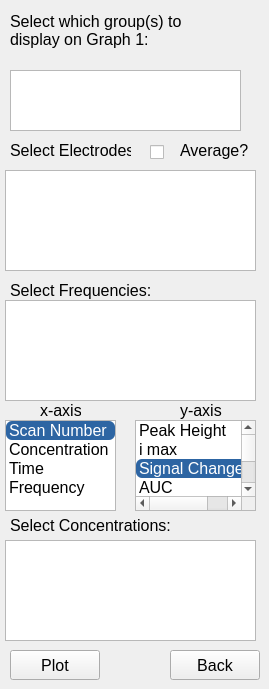
     <widget class="QWidget" name="graph_1">
      <attribute name="title">
       <string>Graph 1</string>
      </attribute>
      <widget class="QLabel" name="label">
       <property name="geometry">
        <rect>
         <x>10</x>
         <y>10</y>
         <width>211</width>
         <height>41</height>
        </rect>
       </property>
       <property name="font">
        <font>
         <pointsize>12</pointsize>
        </font>
       </property>
       <property name="text">
        <string>Select which group(s) to display on Graph 1:</string>
       </property>
       <property name="wordWrap">
        <bool>true</bool>
       </property>
      </widget>
      <widget class="QListWidget" name="graph1_groups_list">
       <property name="geometry">
        <rect>
         <x>10</x>
         <y>70</y>
         <width>231</width>
         <height>61</height>
        </rect>
       </property>
       <property name="font">
        <font>
         <pointsize>12</pointsize>
        </font>
       </property>
       <property name="styleSheet">
        <string notr="true">QListWidget {
    outline: none; /* Removes dotted rectangle focus border */
}
QListWidget::item:selected {
    background-color: rgb(45, 101, 163);
    color: white;
	border-radius: 6px;
}</string>
       </property>
      </widget>
      <widget class="QLabel" name="label_13">
       <property name="geometry">
        <rect>
         <x>10</x>
         <y>140</y>
         <width>121</width>
         <height>21</height>
        </rect>
       </property>
       <property name="font">
        <font>
         <pointsize>12</pointsize>
        </font>
       </property>
       <property name="text">
        <string>Select Electrodes:</string>
       </property>
      </widget>
      <widget class="QCheckBox" name="graph1_average">
       <property name="geometry">
        <rect>
         <x>150</x>
         <y>142</y>
         <width>21</width>
         <height>21</height>
        </rect>
       </property>
       <property name="font">
        <font>
         <pointsize>12</pointsize>
        </font>
       </property>
       <property name="styleSheet">
        <string notr="true">QCheckBox {
    outline: none;
}
QCheckBox::indicator:checked {
    background-color: rgb(45, 101, 163);   /* fill color of checkbox when checked */
	border-radius: 6px;
}</string>
       </property>
       <property name="text">
        <string/>
       </property>
      </widget>
      <widget class="QLabel" name="label_5">
       <property name="geometry">
        <rect>
         <x>180</x>
         <y>140</y>
         <width>71</width>
         <height>21</height>
        </rect>
       </property>
       <property name="font">
        <font>
         <pointsize>12</pointsize>
        </font>
       </property>
       <property name="text">
        <string>Average?</string>
       </property>
       <property name="wordWrap">
        <bool>true</bool>
       </property>
      </widget>
      <widget class="QTableView" name="graph1_electrodes_table">
       <property name="geometry">
        <rect>
         <x>5</x>
         <y>170</y>
         <width>251</width>
         <height>101</height>
        </rect>
       </property>
       <property name="font">
        <font>
         <pointsize>12</pointsize>
        </font>
       </property>
       <property name="styleSheet">
        <string notr="true">QTableView {
    outline: none; /* Removes dotted rectangle focus border */
}
QTableView::item:selected {
    background-color: rgb(45, 101, 163);
    color: white;
	border-radius: 6px;
}</string>
       </property>
       <attribute name="horizontalHeaderVisible">
        <bool>true</bool>
       </attribute>
       <attribute name="verticalHeaderVisible">
        <bool>true</bool>
       </attribute>
      </widget>
      <widget class="QLabel" name="label_17">
       <property name="geometry">
        <rect>
         <x>10</x>
         <y>280</y>
         <width>141</width>
         <height>21</height>
        </rect>
       </property>
       <property name="font">
        <font>
         <pointsize>12</pointsize>
        </font>
       </property>
       <property name="text">
        <string>Select Frequencies:</string>
       </property>
      </widget>
      <widget class="QTableView" name="graph1_freq_table">
       <property name="geometry">
        <rect>
         <x>5</x>
         <y>300</y>
         <width>251</width>
         <height>101</height>
        </rect>
       </property>
       <property name="font">
        <font>
         <pointsize>12</pointsize>
        </font>
       </property>
       <property name="styleSheet">
        <string notr="true">QTableView {
    outline: none; /* Removes dotted rectangle focus border */
}
QTableView::item:selected {
    background-color: rgb(45, 101, 163);
    color: white;
	border-radius: 6px;
}</string>
       </property>
      </widget>
      <widget class="QLabel" name="label_29">
       <property name="geometry">
        <rect>
         <x>40</x>
         <y>395</y>
         <width>41</width>
         <height>31</height>
        </rect>
       </property>
       <property name="font">
        <font>
         <pointsize>12</pointsize>
        </font>
       </property>
       <property name="text">
        <string>x-axis</string>
       </property>
      </widget>
      <widget class="QTableView" name="conc_table_graph1">
       <property name="geometry">
        <rect>
         <x>5</x>
         <y>540</y>
         <width>251</width>
         <height>101</height>
        </rect>
       </property>
       <property name="font">
        <font>
         <pointsize>9</pointsize>
        </font>
       </property>
       <property name="styleSheet">
        <string notr="true">QTableView {
    outline: none; /* Removes dotted rectangle focus border */
}
QTableView::item:selected {
    background-color: rgb(45, 101, 163);
    color: white;
	border-radius: 6px;
}</string>
       </property>
      </widget>
      <widget class="QPushButton" name="graph1_plot_button">
       <property name="geometry">
        <rect>
         <x>10</x>
         <y>650</y>
         <width>90</width>
         <height>30</height>
        </rect>
       </property>
       <property name="font">
        <font>
         <pointsize>12</pointsize>
        </font>
       </property>
       <property name="text">
        <string>Plot</string>
       </property>
      </widget>
      <widget class="QPushButton" name="graph1_back">
       <property name="geometry">
        <rect>
         <x>170</x>
         <y>650</y>
         <width>90</width>
         <height>30</height>
        </rect>
       </property>
       <property name="font">
        <font>
         <pointsize>12</pointsize>
        </font>
       </property>
       <property name="text">
        <string>Back</string>
       </property>
      </widget>
      <widget class="QLabel" name="label_22">
       <property name="geometry">
        <rect>
         <x>180</x>
         <y>395</y>
         <width>61</width>
         <height>31</height>
        </rect>
       </property>
       <property name="font">
        <font>
         <pointsize>12</pointsize>
        </font>
       </property>
       <property name="text">
        <string>y-axis</string>
       </property>
       <property name="wordWrap">
        <bool>false</bool>
       </property>
      </widget>
      <widget class="QLabel" name="label_21">
       <property name="geometry">
        <rect>
         <x>10</x>
         <y>510</y>
         <width>161</width>
         <height>30</height>
        </rect>
       </property>
       <property name="font">
        <font>
         <pointsize>12</pointsize>
        </font>
       </property>
       <property name="text">
        <string>Select Concentrations:</string>
       </property>
      </widget>
      <widget class="QListWidget" name="graph1_xax">
       <property name="geometry">
        <rect>
         <x>5</x>
         <y>420</y>
         <width>111</width>
         <height>91</height>
        </rect>
       </property>
       <property name="font">
        <font>
         <pointsize>12</pointsize>
        </font>
       </property>
       <property name="styleSheet">
        <string notr="true">QListWidget {
    outline: none; /* Removes dotted rectangle focus border */
}
QListWidget::item:selected {
    background-color: rgb(45, 101, 163);
    color: white;
	border-radius: 6px;
}</string>
       </property>
       <property name="currentRow">
        <number>0</number>
       </property>
       <item>
        <property name="text">
         <string>Scan Number</string>
        </property>
       </item>
       <item>
        <property name="text">
         <string>Concentration</string>
        </property>
       </item>
       <item>
        <property name="text">
         <string>Time</string>
        </property>
       </item>
       <item>
        <property name="text">
         <string>Frequency</string>
        </property>
       </item>
      </widget>
      <widget class="QListWidget" name="graph1_yax">
       <property name="geometry">
        <rect>
         <x>135</x>
         <y>420</y>
         <width>121</width>
         <height>91</height>
        </rect>
       </property>
       <property name="font">
        <font>
         <pointsize>12</pointsize>
        </font>
       </property>
       <property name="styleSheet">
        <string notr="true">QListWidget {
    outline: none; /* Removes dotted rectangle focus border */
}
QListWidget::item:selected {
    background-color: rgb(45, 101, 163);
    color: white;
	border-radius: 6px;
}</string>
       </property>
       <property name="currentRow">
        <number>2</number>
       </property>
       <item>
        <property name="text">
         <string>Peak Height</string>
        </property>
       </item>
       <item>
        <property name="text">
         <string>i max</string>
        </property>
       </item>
       <item>
        <property name="text">
         <string>Signal Change (%)</string>
        </property>
       </item>
       <item>
        <property name="text">
         <string>AUC</string>
        </property>
       </item>
       <item>
        <property name="text">
         <string>Peak Position</string>
        </property>
       </item>
       <item>
        <property name="text">
         <string>i max/cm²</string>
        </property>
       </item>
       <item>
        <property name="text">
         <string>Peak Height/cm²</string>
        </property>
       </item>
       <item>
        <property name="text">
         <string>AUC/cm²</string>
        </property>
       </item>
       <item>
        <property name="text">
         <string>Concentration</string>
        </property>
       </item>
      </widget>
     </widget>
